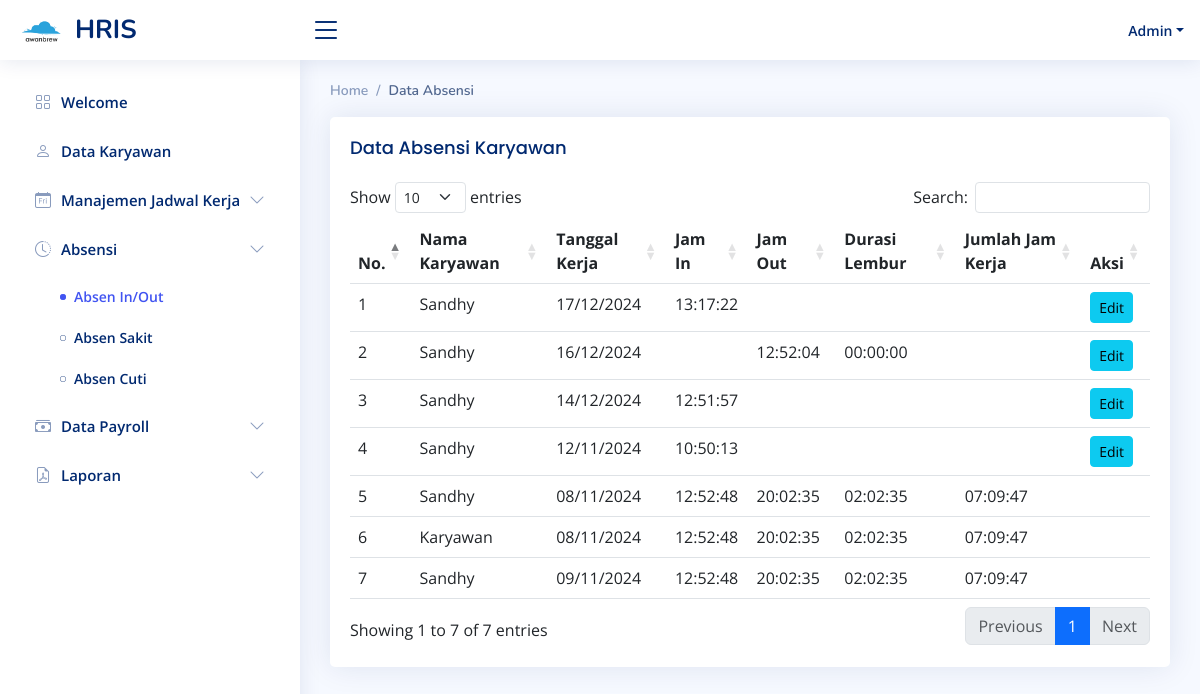
Before: /index.php?page=absen_in_out (signed in) with the older database file.
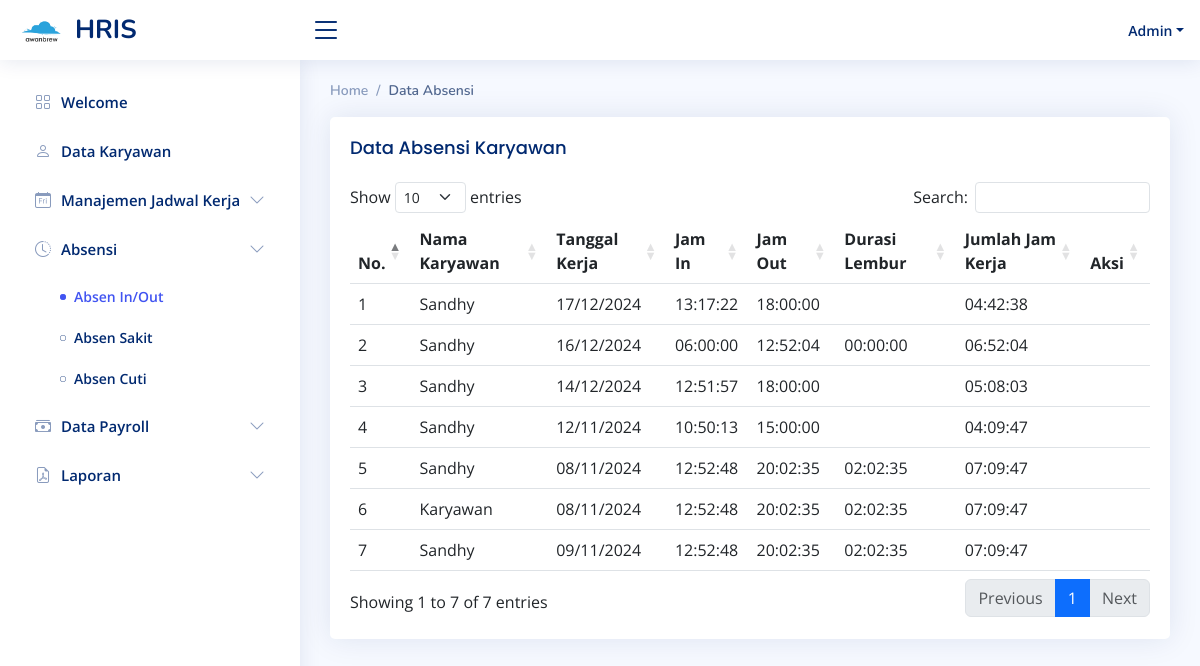
After: the same page with the newer database file.
### tables this page shows
CREATE TABLE `tb_absensi` (
  `id` int(11) NOT NULL,
  `tanggal_kerja` varchar(255) NOT NULL,
  `jam_in` varchar(255) DEFAULT NULL,
  `jam_out` varchar(255) DEFAULT NULL,
  `id_karyawan` varchar(255) NOT NULL,
  `durasi_lembur` varchar(255) DEFAULT NULL,
  `upah_lembur` varchar(255) DEFAULT NULL,
  `status` varchar(255) DEFAULT NULL
);

CREATE TABLE `tb_user` (
  `id` int(11) NOT NULL,
  `name` varchar(255) NOT NULL,
  `password` varchar(255) NOT NULL,
  `role` varchar(255) DEFAULT NULL,
  `salary` varchar(255) DEFAULT NULL,
  `upah_lembur` varchar(255) DEFAULT NULL
);

### pages/absensi/absen_in_out.php (the view, shortened to what this page needs)
<?php
include 'koneksi.php';
?>
<div class="pagetitle">
    <nav>
        <ol class="breadcrumb">
            <li class="breadcrumb-item">Home</li>
            <li class="breadcrumb-item active">Data Absensi</li>
        </ol>
    </nav>
</div>
<section class="section">
    <div class="row">
        <div class="col-lg-12">
            <div class="card">
                <div class="card-body">
                    <h5 class="card-title">
                        Data Absensi Karyawan
                    </h5>
                    <table class="table" id="datatable">
                        <thead>
                            <tr>
                                <th>No.</th>
                                <th>Nama Karyawan</th>
                                <th>Tanggal Kerja</th>
                                <th>Jam In</th>
                                <th>Jam Out</th>
                                <th>Durasi Lembur</th>
                                <th>Jumlah Jam Kerja</th>
                                <th>Aksi</th>
                            </tr>
                        </thead>
                        <tbody>
                            <?php
                            $no = 1;
                            if ($_SESSION['role'] == 'admin' || $_SESSION['role'] == 'owner') {
                                $sql = $conn->query(" SELECT ta.id, ta.id_karyawan, ta.tanggal_kerja, ta.jam_in, ta.jam_out, ta.durasi_lembur, ta.status, tu.name FROM tb_absensi ta LEFT JOIN tb_user tu ON ta.id_karyawan = tu.id LEFT JOIN tb_absen taa ON ta.tanggal_kerja = taa.tanggal_absen AND ta.id_karyawan = taa.id_karyawan ORDER BY id DESC ");
                            }
                            while ($data = $sql->fetch_assoc()) {
                                if (!empty($data['jam_in']) && !empty($data['jam_out'])) {
                                    $jam_in = new DateTime($data['jam_in']);
                                    $jam_out = new DateTime($data['jam_out']);
                                    $interval = $jam_in->diff($jam_out);
                                    $jumlah_jam_kerja = $interval->format('%H:%I:%S');
                                } else {
                                    $jumlah_jam_kerja = '';
                                }
                            ?>
                                <tr>
                                    <td><?php echo $no++; ?></td>
                                    <td><?php echo $data["name"];  ?></td>
                                    <td><?php echo date("d/m/Y", strtotime($data["tanggal_kerja"]));  ?></td>
                                    <td><?php echo $data["jam_in"];  ?></td>
                                    <td><?php echo $data["jam_out"];  ?></td>
                                    <td><?php echo $data["durasi_lembur"];  ?></td>
                                    <td><?php echo $jumlah_jam_kerja;  ?></td>
                                    <?php
                                    if ((is_null($data['jam_in']) || is_null($data['jam_out'])) && $_SESSION['role'] !== 'karyawan') {
                                        ?>
                                    <td>
                                        <form action="index.php?page=ubah_absensi_in_out" method="POST" style="display:inline;">
                                            <button type="submit" class="btn btn-info btn-sm"><i class="fa fa-edit"></i> Edit</button>
                                        </form>
                                    </td>
                                    <?php
                                        } else {
                                            echo '<td></td>';
                                        }
                                    ?>
                                </tr>
                            <?php } ?>
                        </tbody>
                    </table>
                </div>
            </div>
        </div>
    </div>
</section>

Changed rows visible on the page:
changed tb_absensi (number 1 of 7 on the later page): jam_out (not shown) → "18:00:00"; jumlah_jam_kerja (not shown) → "04:42:38"; no longer shows "Edit"
changed tb_absensi (number 2 of 7 on the later page): jam_in (not shown) → "06:00:00"; jumlah_jam_kerja (not shown) → "06:52:04"; no longer shows "Edit"
changed tb_absensi (number 3 of 7 on the later page): jam_out (not shown) → "18:00:00"; jumlah_jam_kerja (not shown) → "05:08:03"; no longer shows "Edit"
changed tb_absensi (number 4 of 7 on the later page): jam_out (not shown) → "15:00:00"; jumlah_jam_kerja (not shown) → "04:09:47"; no longer shows "Edit"
